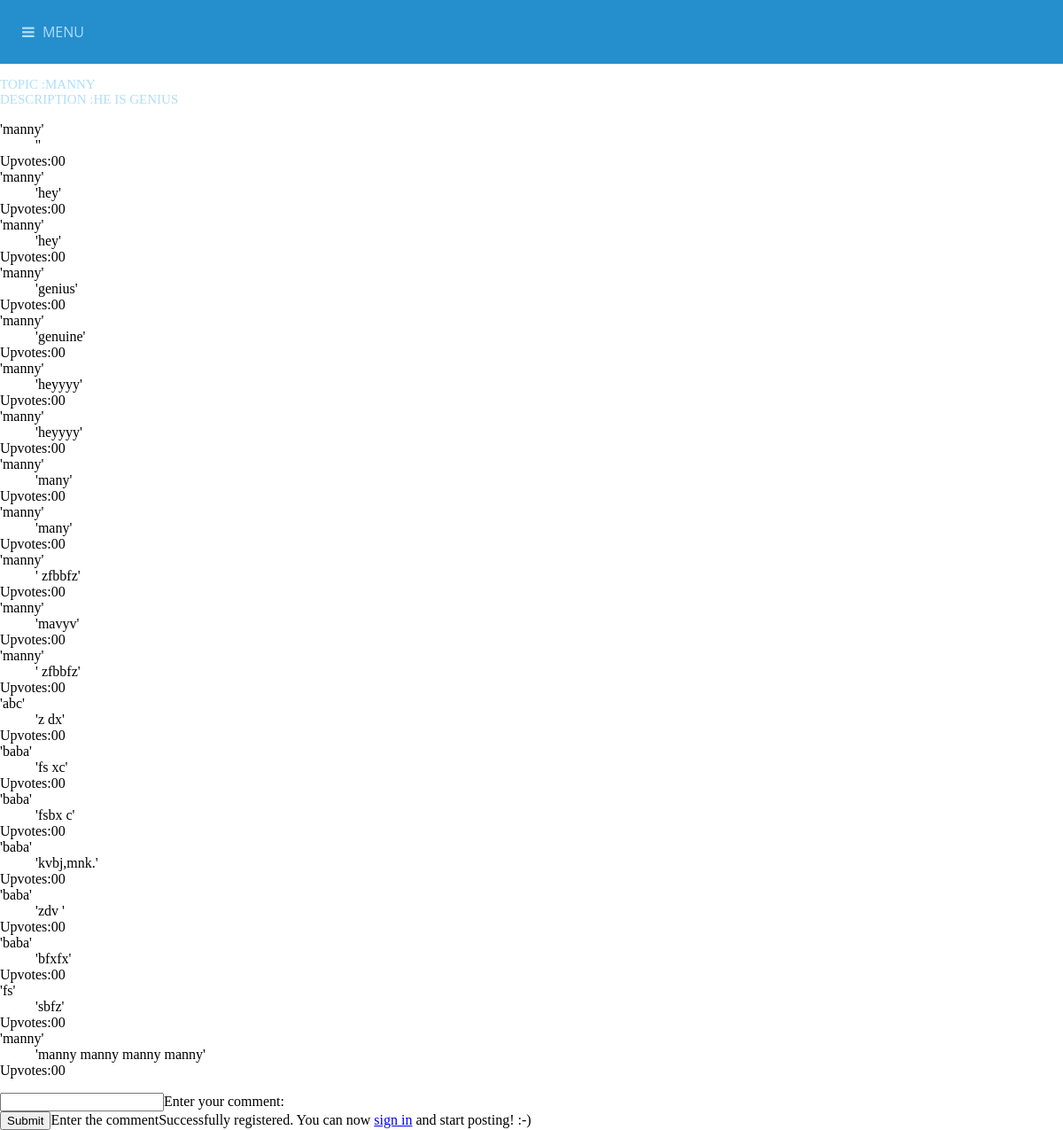
/viewpost.php?id=4, run on an earlier commit of the app's database.
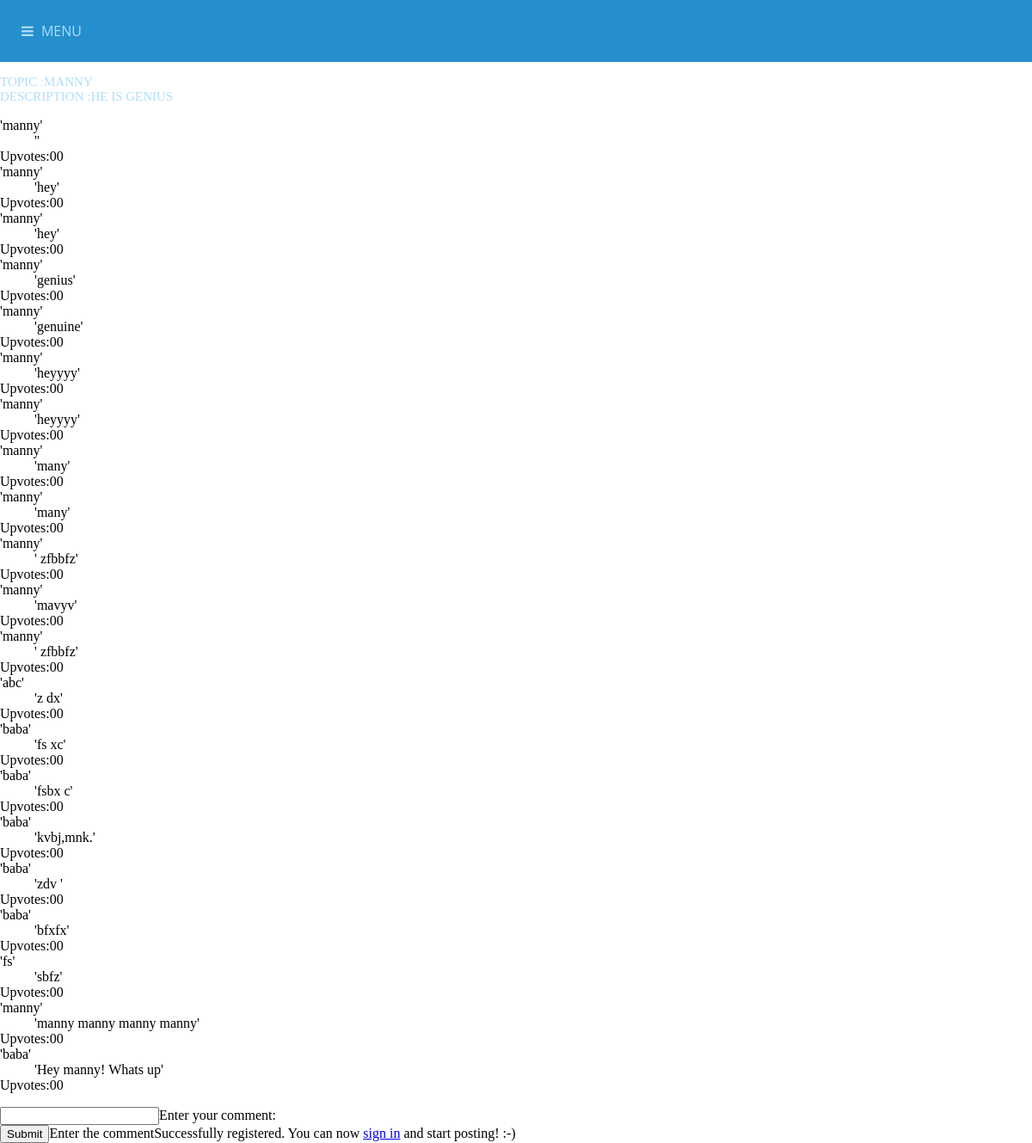
And on a later commit of the database.
### tables this page shows
CREATE TABLE IF NOT EXISTS `topics` (
  `TID` int(20) NOT NULL AUTO_INCREMENT,
  `TNAME` varchar(200) NOT NULL,
  `UID` int(20) NOT NULL,
  `HITS` int(20) NOT NULL DEFAULT '0',
  `DESCR` varchar(500) NOT NULL,
  `recents` timestamp NOT NULL DEFAULT CURRENT_TIMESTAMP ON UPDATE CURRENT_TIMESTAMP,
  `createtime` timestamp NOT NULL DEFAULT '0000-00-00 00:00:00',
  PRIMARY KEY (`TID`)
);

CREATE TABLE IF NOT EXISTS `posts` (
  `PID` int(20) NOT NULL AUTO_INCREMENT,
  `PCONTENT` varchar(500) NOT NULL,
  `PTIME` timestamp NOT NULL DEFAULT CURRENT_TIMESTAMP ON UPDATE CURRENT_TIMESTAMP,
  `UID` int(20) NOT NULL,
  `TID` int(11) NOT NULL,
  PRIMARY KEY (`PID`)
);

CREATE TABLE IF NOT EXISTS `users` (
  `UID` int(20) NOT NULL AUTO_INCREMENT,
  `UNAME` varchar(30) NOT NULL,
  `PWD` varchar(30) NOT NULL,
  `EMAIL` varchar(40) NOT NULL,
  `UTYPE` varchar(20) NOT NULL DEFAULT 'member',
  PRIMARY KEY (`UID`)
);

### viewpost.php (the view, shortened to what this page needs)
<?php
    include 'vote.php';
    include 'header.php';
    include 'connect.php';
    if(!isset($_COOKIE["PHPSESSID"]))
        echo'<a href="login.php">Login first</a><br>';
    else
    {
        $mna=$_GET['id'];
        $sql = "SELECT
            TNAME,TID,DESCR
        FROM
            TOPICS
        WHERE
            TID = $mna" ;
        $result = mysqli_query($link,$sql);
        while ($row = mysqli_fetch_assoc($result))
        {
            echo " <p id=".$row['TID']."'>Topic :".$row['TNAME']."<br>Description :".$row['DESCR']."</p>";
        }
        $sql = "SELECT
            PCONTENT,PID,USERS.UNAME
        FROM
            POSTS NATURAL JOIN USERS
        WHERE
            posts.TID = $mna ";
        $result = mysqli_query($link,$sql);
        echo"<dl>";
        while ($row = mysqli_fetch_assoc($result))
        {
            echo "<dt>'".$row['UNAME']."'</dt><dd>'".$row['PCONTENT']."'</dd>".'Upvotes:';
            $ups=  getupvote($row['PID']);
            echo $ups;
        }
        echo"</dl>";
        $err="";
        echo'<form method="get" action="abc.php">
            <input type = "textarea" name="abc">Enter your comment:</input>
            <input type= "hidden" name="id" value=" '.$mna.' "></input>
            <br><input type=submit action="posts">';
        if(!isset($_POST['abc'])||$_POST['abc']=="")
        {
            $err="Enter the comment";
        }
        if($err!="")
            echo $err;
        $result = mysqli_query($link,$sql);
        if(!$result)
        {
            echo 'Something went wrong while registering. Please try again later.';
        }
        else
        {
            echo 'Successfully registered. You can now <a href="index.php">sign in</a> and start posting! :-)';
        }
    }
0?>

### header.php (shortened to what this page needs)
<!doctype html>
<html>
<head>
<link rel="stylesheet" href="http://netdna.bootstrapcdn.com/font-awesome/4.3.0/css/font-awesome.min.css">
</head>
<body>
<div class="jumbotron">
<div class="icon-menu"> <i class="fa fa-bars"></i> Menu </div>
</div>
</body>
</html>

### vote.php (shortened to what this page needs)
<?php
function getupvote($pid){
$upquery='SELECT COUNT(*) AS num FROM forum2.vote where PID = '.$pid.' and vote="UPVOTE"';
$up= mysqli_query($GLOBALS['link'],$upquery);
$ups=mysqli_fetch_assoc($up);
echo $ups['num'];
return $ups['num'];
}
?>

### header.php (style rules this page uses)
body { left: 0; margin: 0; overflow-x:scroll; overflow-y:scroll; overflow:scroll; position: relative; }
.jumbotron { background-color: #258ecd; height: 100%; -webkit-background-size: cover; -moz-background-size: cover; -o-background-size: cover; background-size: cover; }
.icon-menu { color: #afdefa; cursor: pointer; font-family: 'Open Sans', sans-serif; font-size: 16px; padding-bottom: 25px; padding-left: 25px; padding-top: 25px; text-decoration: none; text-transform: uppercase; }
.icon-menu i { margin-right: 5px; }
p { color: #afdefa; font-size: 15px; text-decoration: none; text-transform: uppercase; }

What changed in the data, as far as the page shows it:
added posts: users.UNAME "baba", PCONTENT "Hey manny! Whats up", num "0", ups "0"
